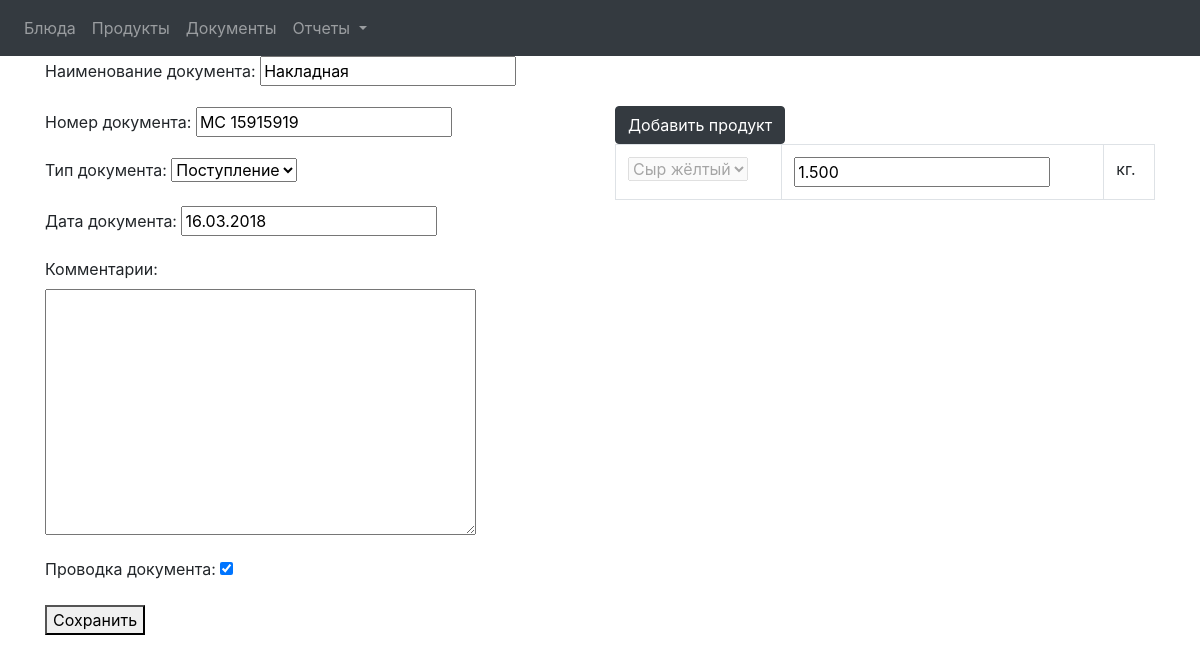
Page /documents/detail_document/1 (signed in) on the committed database.
### documents_app/models.py (models this page shows, shortened)
class Document(models.Model):
    CHOICES_TYPE = (('0', 'Поступление'), ('1', 'Списание'))
    name = models.CharField(max_length=256, blank=False, null=False, verbose_name='Наименование документа')
    number = models.CharField(max_length=256, blank=False, null=False, verbose_name='Номер документа')
    document_type = models.CharField(max_length=128, blank=False, null=False, verbose_name='Тип документа',
                                     choices=CHOICES_TYPE)
    date = models.DateField(verbose_name='Дата документа')
    comment = models.TextField(blank=True, null=True, verbose_name='Комментарии')
    document_status = models.BooleanField(verbose_name='Проводка документа')
    class Meta:
        verbose_name = 'Документ'
        verbose_name_plural = 'Документы'

class ProductsInDocument(models.Model):
    document = models.ForeignKey(Document, blank=False, null=False, on_delete=models.CASCADE, verbose_name='Документ')
    data = models.ForeignKey(Product, blank=False, null=False, on_delete=models.CASCADE, verbose_name='Продукт')
    count = models.DecimalField(max_digits=6, decimal_places=3, verbose_name='Количество')
    class Meta:
        verbose_name = 'Продукт в документе'
        verbose_name_plural = "Продукты в документах"
        ordering = ['data']

### dish_app/models.py (models this page shows)
class Product(models.Model):
    CHOICE_UNIT = (('1', 'кг.'), ('2', 'гр.'), ('3', 'л.'), ('4', 'мл.'))
    name = models.CharField(max_length=512, blank=False, null=False, verbose_name='Наименование продукта')
    unit = models.CharField(max_length=16, blank=False, null=False, verbose_name='Единица измерения',
                            choices=CHOICE_UNIT)
    category = models.ForeignKey('ProductCategory', blank=False, null=False, on_delete=models.CASCADE,
                                 verbose_name='Наименование категории')
    class Meta:
        verbose_name = 'Продукт'
        verbose_name_plural = "Продукты"
        ordering = ['name']
    def __str__(self):
        return '%s' % (self.name)

### documents_app/views.py (the view, shortened to what this page needs)
# urls.py: path('detail_document/<int:document_id>', views.detail_document, name='detail_document'),
@login_required(login_url='users_app:login')
def detail_document(request, document_id = None):
    if document_id != None:
        document = Document.objects.get(id=document_id)
        products = ProductsInDocument.objects.filter(document_id=document_id)
        dishes = DishInDocument.objects.filter(document_id=document_id)
        productsInDocument = [[ProductInDocumentsForm(instance=product),product.id, product.data.get_unit_display]
                              for product in products]
        dishesInDocument = [[DishInDocumentForm(instance=dish), dish.id] for dish in dishes]
    else:
        document = None
        products = None
        dishes = None
        productsInDocument = None
        dishesInDocument = None
    if request.method != 'POST':
        form = DocumentForm(instance=document)
    context = {'form': form, 'document_id': document_id, 'products': products, 'dishes': dishes,
               'productsInDocument': productsInDocument if productsInDocument or productsInDocument == None else False,
               'dishesInDocument': dishesInDocument}
    if document_id == None:
        context.update({'new': True})
    return render(request, 'documents_app/detail_document.html', context)

### documents_app/forms.py
class DocumentForm(forms.ModelForm):
    class Meta:
        model = Document
        fields = '__all__'

### documents_app/templates/documents_app/detail_document.html (shortened to what this page needs)
{% extends 'base_app/base.html' %}
{% load staticfiles %}
{% block body %}
    <div class="container">
        <div class="row">
            <div class="col-lg-6 ">
                <form id="document_detail_form" method="post" enctype="multipart/form-data"
                      action="">
                    {{ form.as_p }}
                    <p><button id="save_document_btn" type="submit" >Сохранить</button></p>
                </form>
            </div>
            {% if not new and products %}
                {% include 'documents_app/detail_document_product_or_dish.html' with datas=productsInDocument %}
            {% elif not new and dishes != None %}
                {% include 'documents_app/detail_document_product_or_dish.html' with datas=dishesInDocument %}
            {% endif %}
        </div>
    </div>
{% endblock %}

### documents_app/templates/documents_app/detail_document_product_or_dish.html (shortened to what this page needs)
{% if not one_line %}
{% load staticfiles %}
<link rel="stylesheet" type="text/css" href="{% static 'documents_app/css/modal_form.css' %}">
<link rel="stylesheet" type="text/css" href="{% static 'documents_app/css/modal_form_product.css' %}">
<link rel="stylesheet" type="text/css" href="{% static 'dish_app/css/modal_form_category.css' %}">
<link rel="stylesheet" href="https://maxcdn.bootstrapcdn.com/bootstrap/4.0.0/css/bootstrap.min.css">
<div class="col-lg-6" style="padding-top: 3%">
    <button id="add_product_or_dish_btn" type="button" class="btn btn-dark" style="margin-top: 3%">
    </button>
     <div class="table-responsive ">
        <table  id="table" class="table table-bordered">
            {% for data in datas %}
                <tr>
                    <td>{{ data.0.data }}<input id="entry_id" hidden value="{{ data.1 }}"></td>
                    <td>{{ data.0.count }}</td>
                    <td>{{ data.2 }}</td>
                </tr>
            {% endfor %}
        </table>
     </div>
</div>
{% endif %}

### rows in the picture
Document: name "Накладная", number "МС 15915919", document_type "Поступление", date "16.03.2018", document_status "☑"
ProductsInDocument: data "Сыр жёлтый", count "1.500"
Product: unit "кг."
